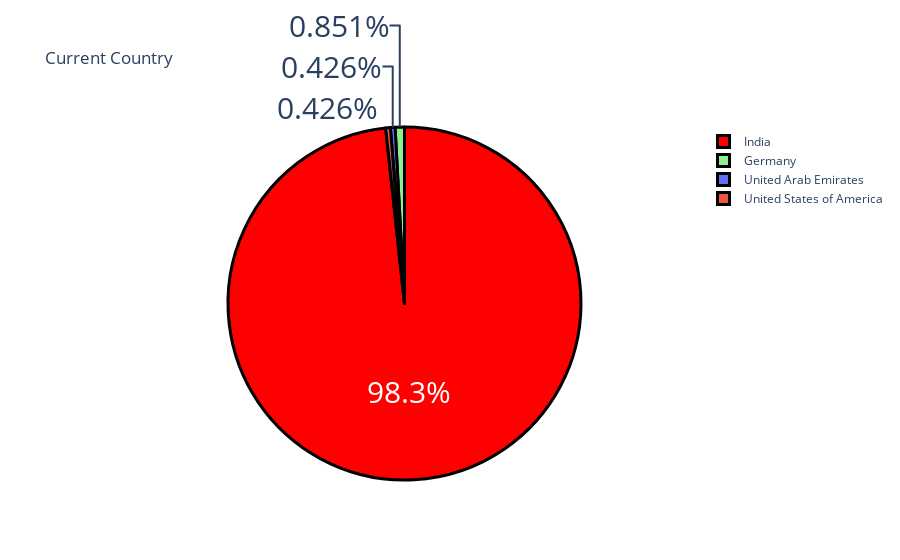

Here is the notebook cell this chart was saved with:
### Markdown cell above
We are Showing country  on the pie chart

### Code cell
country = data['Your Current Country.'].value_counts()
label = country.index
counts = country.values
colors = ['red' , 'lightgreen']
fig = go.Figure(data = [go.Pie(labels = label , values = counts)])
fig.update_layout(title_text ="Current Country")
fig.update_traces(hoverinfo = 'label+value' , textinfo ='percent' , textfont_size = 30,
                  marker = dict(colors =colors , line = dict(color = 'Black'  ,width = 3)))

### Figure 1 — Plotly figure (JSON) as saved in the notebook; plotly's stock layout.template omitted (floating-point values rounded to 4 significant figures)
{"data": [{"hoverinfo": "label+value", "labels": ["India", "Germany", "United Arab Emirates", "United States of America"], "marker": {"colors": ["red", "lightgreen"], "line": {"color": "Black", "width": 3}}, "textfont": {"size": 30}, "textinfo": "percent", "type": "pie", "values": [231, 2, 1, 1]}], "layout": {"autosize": true, "title": {"text": "Current Country"}}}
